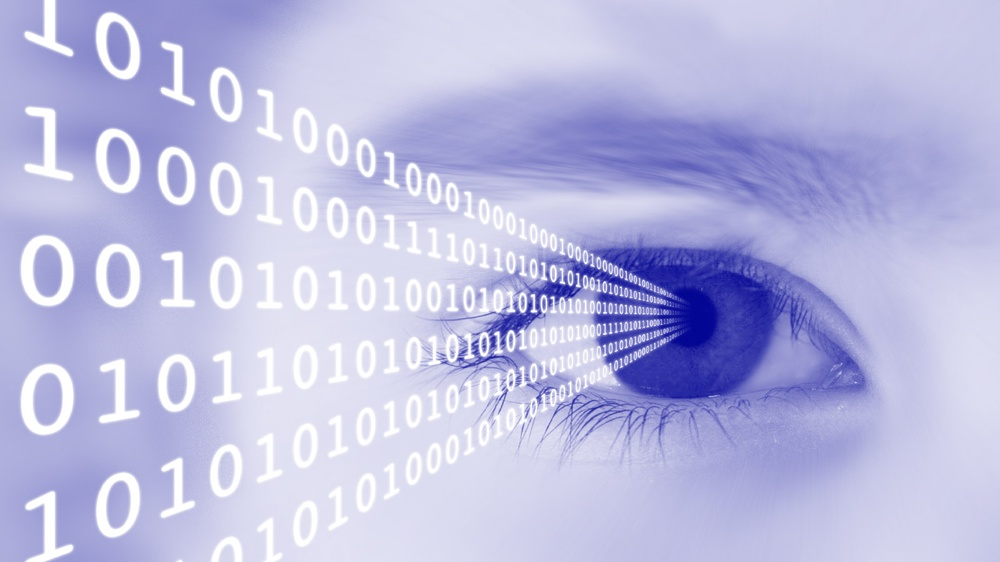
#> input picture Digital-Image-Processing.jpg, 1000 x 562 px, shrunk from 1600 x 900 before the run
$ python geometric_Shapes_detection.py
#> lines starting #> are read from the running program, lines starting #| are printed output that depends on the picture; after the words box and inside, x2 and y2 are one past the last pixel; in counts of white or black regions, pixels touching at a corner belong together
##USING OpenCV
import cv2

#We want to read the path from the user we could do this
imgPath = input("Enter Image Path : ")
#> the answer given: Digital-Image-Processing.jpg
# Loads an image
img = cv2.imread(imgPath)
#> img is the input picture: shape (562, 1000, 3); mean B, G, R 225.2, 186.6, 186
# Check if image is loaded fine
if img is None:
    print('Error opening image!')
else:
    imgGrey = cv2.cvtColor(img, cv2.COLOR_BGR2GRAY)
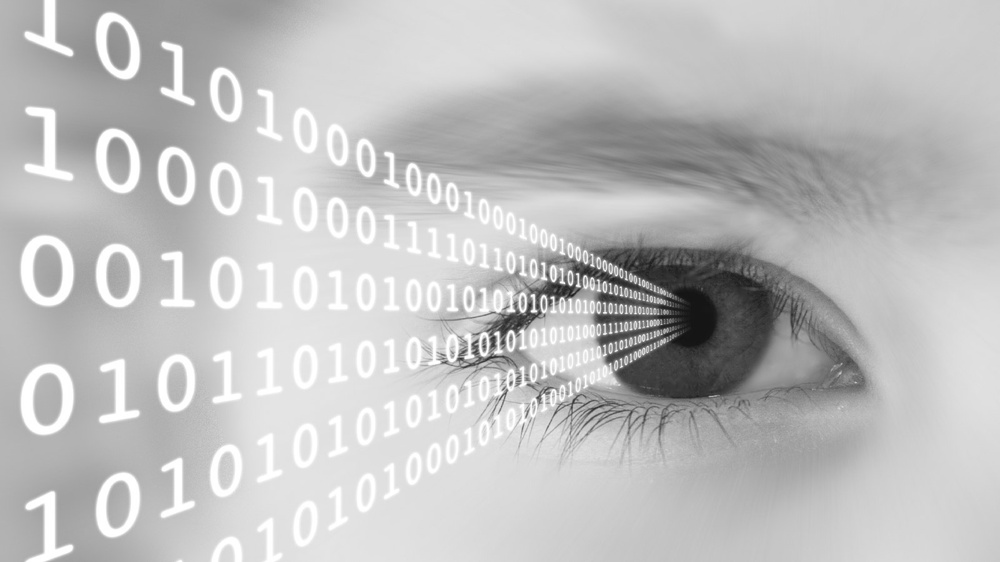
#> imgGrey: shape (562, 1000); min 18, max 255, mean 190.8
    _, thrash = cv2.threshold(imgGrey, 240, 255, cv2.THRESH_BINARY)
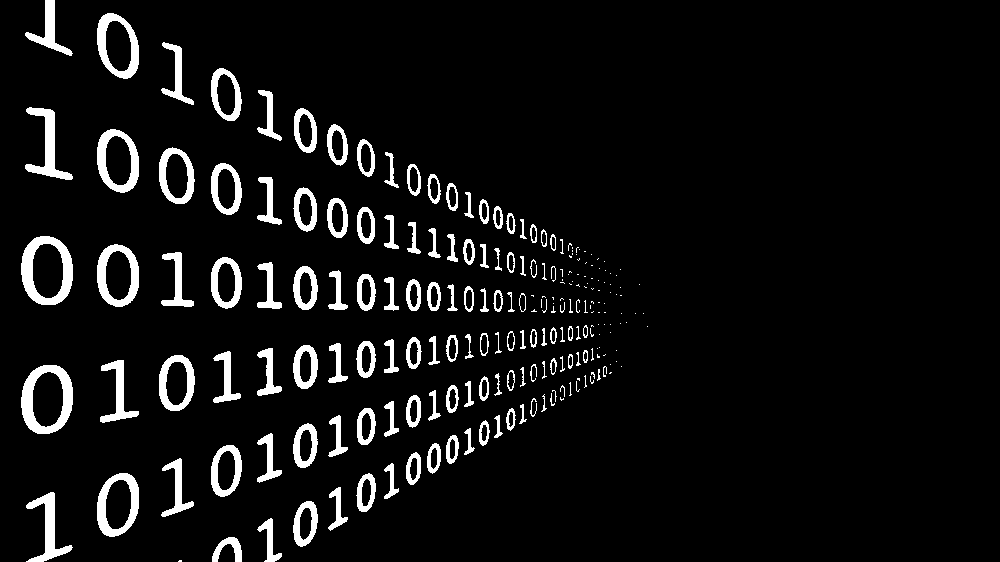
#> thrash: shape (562, 1000); 6.7% white; 221 white regions (92 under 20 px)
    contours, _ = cv2.findContours(thrash, cv2.RETR_TREE, cv2.CHAIN_APPROX_NONE)
#> contours = 284 contours, 114 with area under 20; largest, box (x1, y1, x2, y2) and area: (21, 236, 73, 305) 2841, (21, 365, 73, 434) 2840, (97, 244, 139, 307) 2078, (97, 473, 139, 537) 2076, (97, 129, 139, 193) 2070
    cv2.imshow("Input Image", img)
    for contour in contours:
        approx = cv2.approxPolyDP(contour, 0.01 * cv2.arcLength(contour, True), True)
        area = cv2.contourArea(contour)
        #CIRCLE
        if ((len(approx) > 8) & (len(approx) < 23) & (area > 30)):
            (x, y), radius = cv2.minEnclosingCircle(contour)
            center = (int(x), int(y))
            radius = int(radius)
            cv2.circle(img, center, radius, (0, 0, 255), -1)
        #TRIANGLE
        elif len(approx) == 3:
            cv2.drawContours(img, [contour] , 0, (0, 255 , 0), -1)
        #REGTANGLE
        elif len(approx) == 4:
            x, y, w, h = cv2.boundingRect(approx)
            if x!=0 and y!=0:
                img = cv2.rectangle(img , (x, y) , (x + w, y + h) , (255,0,0) , -1)
        #UNKNOWN_SHAPE
        else:
            cv2.drawContours(img, [contour], 0, (0, 0, 0), -1)
#> this loop made 284 passes
#> (area, x, y, radius, center) on passes 2, 3, 4, 5, 6, 7, 10, 11, 12, 15, 16, 17: (307.5, 226.5, 552.1, 17, (226, 552)), (315.5, 269, 539.7, 21, (269, 539)), (821, 305.5, 523.5, 23, (305, 523)), (330, 305.5, 523.5, 16, (305, 523)), (889.5, 41.06, 527.1, 37, (41, 527)), (259, 335, 508.5, 22, (335, 508)), (2075.5, 117.8, 504.5, 32, (117, 504)), (1055, 117.5, 504, 25, (117, 504)), (164, 388, 480.5, 17, (388, 480)), (146.5, 413.5, 468.5, 11, (413, 468)), (1222.5, 226.5, 470.5, 26, (226, 470)), (589.5, 225.5, 470, 20, (225, 470))
#> (area, x, y, radius) on passes 8, 9, 13, 14, 18, 19: (545.5, 365, 492, 19), (223, 365, 492, 14), (510, 171, 487, 30), (356, 413, 468, 16), (303, 434, 458, 15), (127.5, 434, 458, 11)
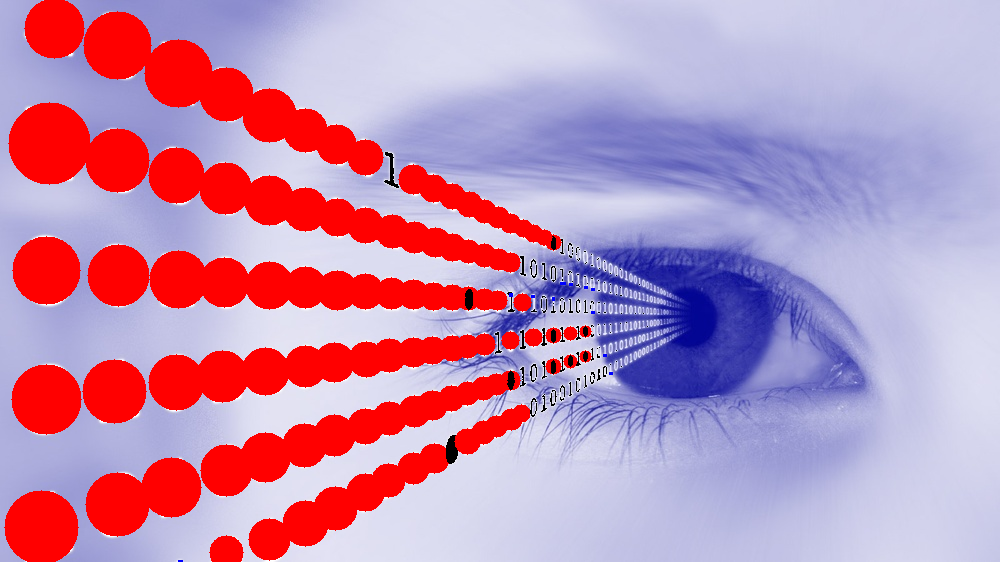
#> img: shape (562, 1000, 3); mean B, G, R 176.6, 142.6, 193.5
    cv2.imshow("Output Image", img)
    cv2.waitKey(0)
    cv2.destroyAllWindows()
